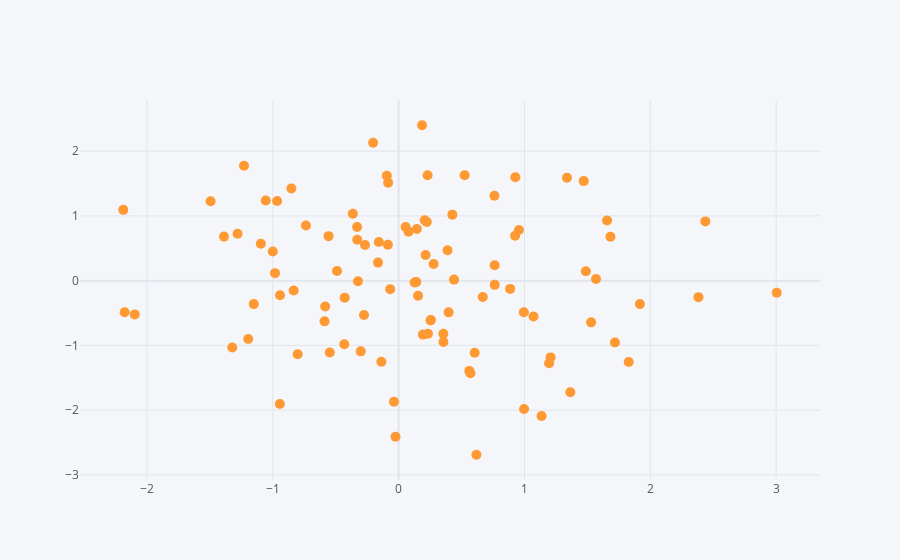

Notebook code cell kept with this figure:
### Code cell
df.iplot(kind='scatter',x='A',y='B',mode='markers',size=10)
configure_plotly_browser_state()
